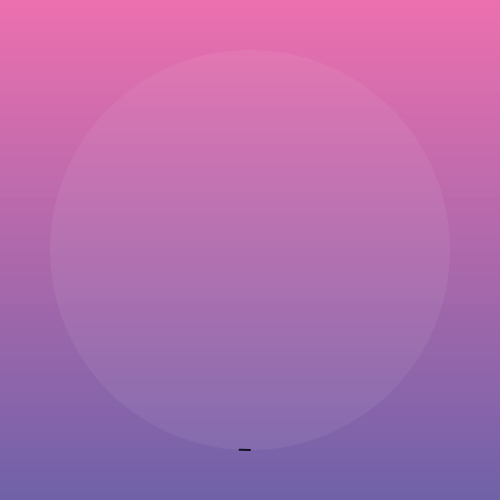
Frame 1 (no input)
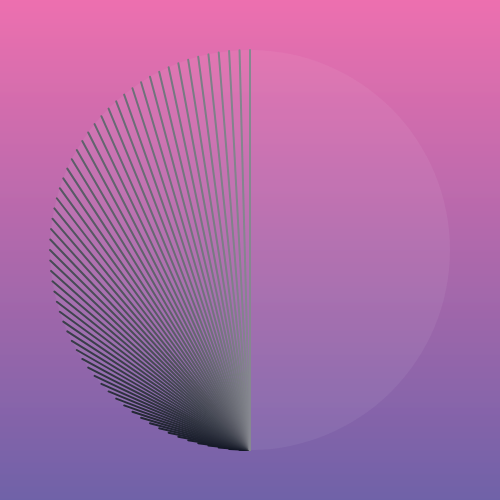
Frame 60 (no input)
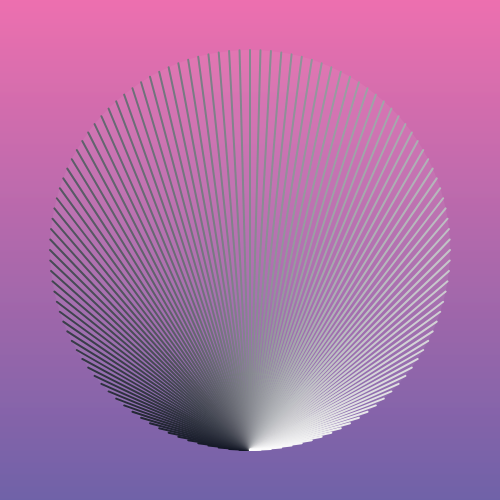
Frame 120 (the mouse pressed at the canvas centre since frame 60)

The p5.js sketch that drew these frames (run headless with seeded random() and noise() and a simulated clock; from frame 60 on, the mouse is pressed at the canvas centre):

// p5.js sketch
// ── sketch.js
  var b = 3;
  var r = 200;

function setup() {
  createCanvas(500,500);
  // background(13,17,32);
  angleMode(DEGREES);
  frameRate(30);

  setGradient(0, 0, width, height, color(232,65,149), color(65,46,140), 2);

    function setGradient(x, y, w, h, c1, c2, axis) {
      noFill();
      for (var i = y; i <= y+h; i++) {
        var inter = map(i, y, y+h, 0, 1);
        var b = lerpColor(c1, c2, inter);
        stroke(b);
        line(x, i, x+w, i);
      }
    } // https://p5js.org/examples/color-linear-gradient.html

  noStroke();
  fill(255,255,255,15);
  ellipse(width/2,height/2,2*r,2*r);
  noFill();
}

function draw() {
  translate(width/2,height/2);
  rotate(90);

  strokeWeight(2);
  stroke(lerpColor(color(13,17,32),color(255,255,255),frameCount/(360/b)));
  line(r*cos(frameCount*b),r*sin(frameCount*b),r,0);

  if (frameCount == 360/b) {
    noLoop();
  }
}

// PALETTE
// white      color(255,255,255)
// pink       color(232,65,149)
// purple     color(65,46,140)
// black      color(13,17,32)
